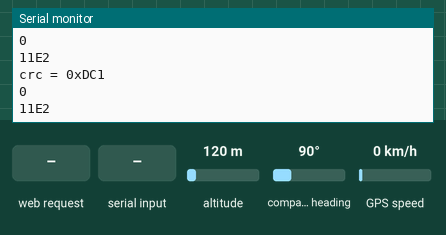
This sketch was run on a simulated ESP32. Shown: the last lines printed to the serial monitor. The inputs (shaded band) are chosen by the test bench; at power-on: altitude 120 m, compass heading 90°, GPS speed 0 km/h. The GPS gets a fix after 3 s at 37.7749, -122.4194 with 8 satellites.

Above: at 2.2 s.
2.3 s: HTTP request GET /20 received
3.8 s: "1\n" received over the second serial link
At 3.84 s:
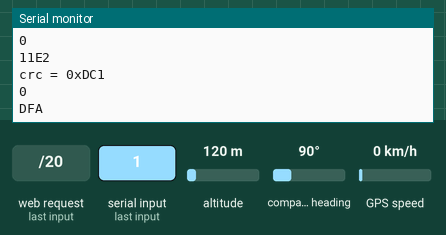
5.4 s: "2\n" received over the second serial link
At 5.46 s:
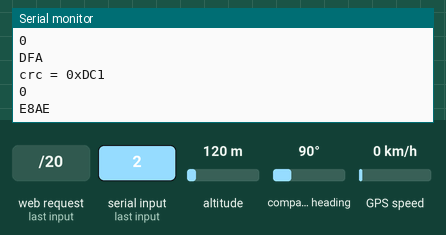
7.0 s: altitude set to 20 m
8.5 s: compass heading set to 7°
10.0 s: GPS speed set to 2 km/h
At 10.01 s:
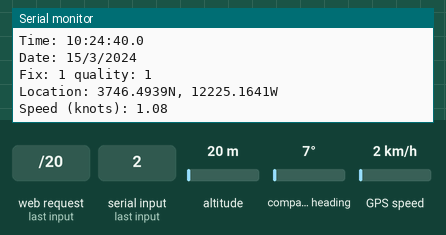
Timing chart, 0 to 12.5 s (numbered marks = the images above; inputs shaded):
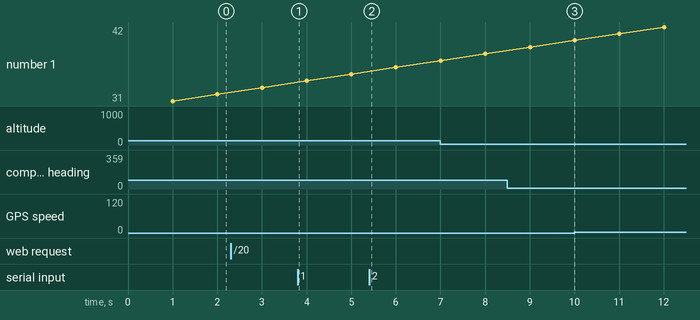

The sketch:

AdaptronicAP_esp32.ino
```cpp
#define DEBUG

#ifdef DEBUG
  #define DEBUG_BEGIN Serial.begin(115200);
  #define DEBUG_PRINT(...) Serial.print(__VA_ARGS__)
  #define DEBUG_PRINTLN(...) Serial.println(__VA_ARGS__)
#else
  #define DEBUG_BEGIN
  #define DEBUG_PRINT(...)
  #define DEBUG_PRINTLN(...)
#endif

#include <WiFi.h>
#include <driver/adc.h>

#define NUM_DATA_READ 25
#define REG_START 3

#define UInt16 uint16_t

// Compute the MODBUS RTU CRC
UInt16 ModRTU_CRC(char * buf, int len) {
  UInt16 crc = 0xFFFF;

  for (int pos = 0; pos < len; pos++) {
    crc ^= (UInt16)buf[pos];          // XOR byte into least sig. byte of crc

    for (int i = 8; i != 0; i--) {    // Loop over each bit
      if ((crc & 0x0001) != 0) {      // If the LSB is set
        crc >>= 1;                    // Shift right and XOR 0xA001
        crc ^= 0xA001;
      }
      else                            // Else LSB is not set
        crc >>= 1;                    // Just shift right
    }
  }
  // Note, this number has low and high bytes swapped, so use it accordingly (or swap bytes)
  return crc;
}

UInt16 bytesToInt(byte b1, byte b2) {
  return (b1 * 256) + b2;
}

// Read the value of the fuel sensor
int readFuelSensor() {
  adc1_config_width(ADC_WIDTH_BIT_10);   //Range 0-1023
  adc1_config_channel_atten(ADC1_CHANNEL_3,ADC_ATTEN_DB_11);  //ADC_ATTEN_DB_11 = 0-3,6V
  return adc1_get_raw(ADC1_CHANNEL_3); //Read analog (ADC1 channel 3 is GPIO39)
}

// MODBUS Read Holding Registers data to send to ECU
byte data[] = {
  0x01, 	// Slave ID
  0x03, 	// Function Code 3 (read Analog Output Holding Registers)
  0x10, 0x00, 	// First regsiter address (4096)
  0x00, 0x0a  	// Number of regsiters to read (10)
};

byte dataRead[NUM_DATA_READ];

// Replace with your network credentials
const char* ssid     = "[YOUR SSID]";
const char* password = "[YOUR PASSWORD]";

// Set web server port number to 80
WiFiServer server(80);

// Variable to store the HTTP request
String header;

// Adaptronic e420d ECU values to read
UInt16 RPM = 0;
UInt16 MAP = 0;
UInt16 MAT = 0;
UInt16 WT = 0; // Water temp
UInt16 AUXT = 0;
UInt16 REFAFR = 0;
UInt16 AFR = 0;
UInt16 KNOCK = 0;
UInt16 TPS = 0;
UInt16 BAT = 0;
UInt16 FUEL = 0; // Fuel sender

// For CRC
UInt16 crcValue = 0;
UInt16 crcReadValue = 0;
UInt16 crcCalcReadValue = 0;

// Adafruit Ultimate GPS Breakout values to read
int gpsFix = 0;
float gpsLatitude = 0;
float gpsLongitude = 0;
char gpsLat = '-';
char gpsLon = '-';
float gpsSpeed = 0;
float gpsAngle = 0;
float gpsAlt = 0;
int gpsQual = 0;
int gpsSats = 0;

#include <HardwareSerial.h>
HardwareSerial Serial3(1);

#include <Adafruit_GPS.h>
#define GPSSerial Serial2

// Connect to the GPS on the hardware port
Adafruit_GPS GPS(&GPSSerial);

uint32_t timer = millis();

void setup() {
  // Debug via USB
  DEBUG_BEGIN

  // Connect to ECU via MAX3232 on GIOP5 (pin 29) & GIOP18 (pin 30)
  Serial3.begin(57600, SERIAL_8N1, 5, 18);

  // MODBUS read registers data always the same, calculate it only once
  crcValue =  ModRTU_CRC((char *)data, 6);

  // Connect to Wi-Fi network with SSID and password
  WiFi.softAP(ssid, password, 1, 1, 2);

  IPAddress IP = WiFi.softAPIP();
  DEBUG_PRINT("AP IP address: ");
  DEBUG_PRINT(IP);

  server.begin();

  // 9600 NMEA is the default baud rate for Adafruit MTK GPS's- some use 4800
  GPS.begin(9600);
  // uncomment this line to turn on RMC (recommended minimum) and GGA (fix data) including altitude
  GPS.sendCommand(PMTK_SET_NMEA_OUTPUT_RMCGGA);
  // Set the fix rate at 5 Hz
  GPS.sendCommand(PMTK_API_SET_FIX_CTL_5HZ);
  // Set the update rate at 10 Hz
  GPS.sendCommand(PMTK_SET_NMEA_UPDATE_10HZ);

  delay(1000);
}

void loop() {
  // Check for new GPS data
  if (GPS.newNMEAreceived()) {
    if (GPS.parse(GPS.lastNMEA()))  {

    DEBUG_PRINT("\nTime: ");
    DEBUG_PRINT(GPS.hour, DEC);
    DEBUG_PRINT(':');
    DEBUG_PRINT(GPS.minute, DEC);
    DEBUG_PRINT(':');
    DEBUG_PRINT(GPS.seconds, DEC);
    DEBUG_PRINT('.');
    DEBUG_PRINTLN(GPS.milliseconds);
    DEBUG_PRINT("Date: ");
    DEBUG_PRINT(GPS.day, DEC);
    DEBUG_PRINT('/');
    DEBUG_PRINT(GPS.month, DEC);
    DEBUG_PRINT("/20");
    DEBUG_PRINTLN(GPS.year, DEC);
    DEBUG_PRINT("Fix: ");
    DEBUG_PRINT((int)GPS.fix);
    DEBUG_PRINT(" quality: ");
    DEBUG_PRINTLN((int)GPS.fixquality);

      if (GPS.fix) {
        // We have a fix, store data
        DEBUG_PRINT("Location: ");
        DEBUG_PRINT(GPS.latitude, 4);
        DEBUG_PRINT(GPS.lat);
        DEBUG_PRINT(", ");
        DEBUG_PRINT(GPS.longitude, 4);
        DEBUG_PRINTLN(GPS.lon);
        DEBUG_PRINT("Speed (knots): ");
        DEBUG_PRINTLN(GPS.speed);
        DEBUG_PRINT("Angle: ");
        DEBUG_PRINTLN(GPS.angle);
        DEBUG_PRINT("Altitude: ");
        DEBUG_PRINTLN(GPS.altitude);
        DEBUG_PRINT("Satellites: ");
        DEBUG_PRINTLN((int)GPS.satellites);

        gpsFix = 1;
        gpsLatitude = GPS.latitude;
        gpsLongitude = GPS.longitude;
        gpsLat = GPS.lat;
        gpsLon = GPS.lon;
        gpsSpeed = GPS.speed;
        gpsAngle = GPS.angle;
        gpsAlt = GPS.altitude;
        gpsQual = (int)GPS.fixquality;
        gpsSats = (int)GPS.satellites;
      } else {
        gpsFix = 0;
        gpsLatitude = 0;
        gpsLongitude = 0;
        gpsLat = '-';
        gpsLon = '-';
        gpsSpeed = 0;
        gpsAngle = 0;
        gpsAlt = 0;
        gpsQual = 0;
        gpsSats = 0;
      }
    }
  }

  if (timer > millis()) {
    // Roll over
    timer = millis();
  }

  // Store ECU data and check for incoming WiFi client every 100 ms
  if (millis() - timer > 100) {
    timer = millis();

  DEBUG_PRINT("crc = 0x");
  DEBUG_PRINTLN(crcValue, HEX);
//  DEBUG_PRINTLN(crcValue >> 8, HEX);
//  DEBUG_PRINTLN(crcValue & 0xff, HEX);

    // Write read registers data
    for (int i = 0; i < 6; i++) {
      Serial3.write(data[i]);
    }

    // Write read registers CRC value
    Serial3.write(crcValue & 0xff);
    Serial3.write(crcValue >> 8);

    Serial3.flush();

    int dataReadIndex = 0;

    // Read MODBUS reply data
    while (Serial3.available() && dataReadIndex < NUM_DATA_READ) {
      dataRead[dataReadIndex++] = (byte)Serial3.read();
    }

    crcReadValue = bytesToInt(dataRead[NUM_DATA_READ - 1], dataRead[NUM_DATA_READ - 2]);
    crcCalcReadValue =  ModRTU_CRC((char *)dataRead, NUM_DATA_READ - 2);

    DEBUG_PRINTLN(crcReadValue, HEX);
    DEBUG_PRINTLN(crcCalcReadValue, HEX);

    // Check reply CRC
    if (crcReadValue == crcCalcReadValue) {
      DEBUG_PRINTLN("CRC OK");

      RPM = bytesToInt(dataRead[REG_START], dataRead[REG_START + 1]); 			// Register 4096
      MAP = bytesToInt(dataRead[REG_START + 2], dataRead[REG_START + 3]);		// Register 4097
      MAT = bytesToInt(dataRead[REG_START + 4], dataRead[REG_START + 5]);		// Register 4098
      WT = bytesToInt(dataRead[REG_START + 6], dataRead[REG_START + 7]);		// Register 4099
      AUXT = bytesToInt(dataRead[REG_START + 8], dataRead[REG_START + 9]);		// Register 4100
      REFAFR = (UInt16)dataRead[REG_START + 10];								// Register 4100
      AFR = (UInt16)dataRead[REG_START + 11];
      KNOCK = bytesToInt(dataRead[REG_START + 12], dataRead[REG_START + 13]);	// Register 4102
      TPS = bytesToInt(dataRead[REG_START + 14], dataRead[REG_START + 15]);		// Register 4103
      BAT = bytesToInt(dataRead[REG_START + 18], dataRead[REG_START + 19]);		// Register 4105
      FUEL = (UInt16)readFuelSensor();

      DEBUG_PRINTLN(String("FUEL: ") + FUEL);
      DEBUG_PRINTLN(String("BAT: ") + BAT);
    }
  }

  // Listen for incoming clients
  WiFiClient client = server.available();

  if (client) {
    String currentLine = "";

    while (client.connected()) {
      if (client.available()) {
        char c = client.read();
        DEBUG_PRINT(c);

        header += c;

        if (c == '\n') {
          if (currentLine.length() == 0) {
            // Create JSON header
            client.println("HTTP/1.1 200 OK");
            client.println("Content-type: application/json");
            client.println("Access-Control-Allow-Origin: *"); // Allow XHR requests from anywhere
            client.println("Connection: close");
            client.println();

            // Serve JSON data
            String json =
              String("{") +
                String("\"wt\":") + String(WT) + String(",") +
                String("\"tps\":") + String(TPS) + String(",") +
                String("\"bat\":") + String(BAT) + String(",") +
                String("\"fuel\":") + String(FUEL) + String(",") +
                String("\"rpm\":") + String(RPM) + String(",") +
                String("\"map\":") + String(MAP) + String(",") +
                String("\"mat\":") + String(MAT) + String(",") +
                String("\"auxt\":") + String(AUXT) + String(",") +
                String("\"refafr\":") + String(REFAFR) + String(",") +
                String("\"afr\":") + String(AFR) + String(",") +
                String("\"knock\":") + String(KNOCK) + String(",") +
                String("\"gpsFix\":") + String(gpsFix) +
                  (gpsFix ? (
                    String(",") +
                    String("\"gpsLatitude\":") + String(gpsLatitude) + String(",") +
                    String("\"gpsLongitude\":") + String(gpsLongitude) + String(",") +
                    String("\"gpsLat\":\"") + String(gpsLat) + String("\",") +
                    String("\"gpsLon\":\"") + String(gpsLon) + String("\",") +
                    String("\"gpsSpeed\":") + String(gpsSpeed) + String(",") +
                    String("\"gpsAngle\":") + String(gpsAngle) + String(",") +
                    String("\"gpsAlt\":") + String(gpsAlt) + String(",") +
                    String("\"gpsQual\":") + String(gpsQual) + String(",") +
                    String("\"gpsSats\":") + String(gpsSats)
                  ) : String("")) +
              String("}");

            client.println(json);
            client.println();

            break;
          } else {
            currentLine = "";
          }
        } else if (c != '\r') {
          currentLine += c;
        }
      }
    }

    header = "";
    client.stop();
  }
}
```

Measured:
- after the input at 3.8 s, the serial monitor: prints a new line at once (image 1)
- after the input at 5.4 s, the serial monitor: prints a new line after 0.05 s (image 2)
- after the input at 10.0 s, the serial monitor: prints a new line at once (image 3)
